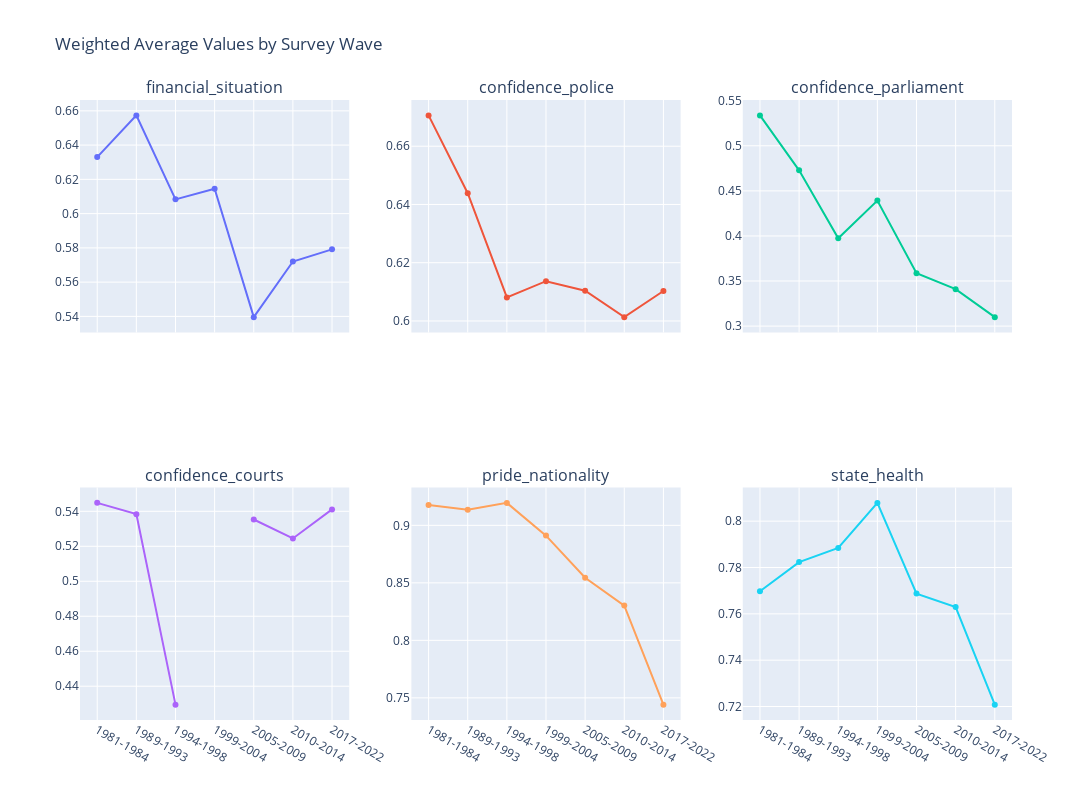

Notebook cell for this chart:
### Code cell
import plotly.graph_objects as go
from plotly.subplots import make_subplots

columns_of_interest = [col for col in df_avg_values.columns if col not in ['survey_wave_number', 'period']]

# Determine the number of columns for the subplot grid
num_columns = 3
num_rows = (len(columns_of_interest) + num_columns - 1) // num_columns

# Create a subplot figure
fig = make_subplots(
    rows=num_rows, cols=num_columns,
    shared_xaxes=True,
    subplot_titles=columns_of_interest
)

# Add a line plot for each column of interest
for i, column in enumerate(columns_of_interest):
    row = i // num_columns + 1
    col = i % num_columns + 1
    fig.add_trace(
        go.Scatter(
            x=df_avg_values['period'],
            y=df_avg_values[column],
            mode='lines+markers',
            name=column
        ),
        row=row, col=col
    )

# Update layout
fig.update_layout(
    height=400 * num_rows,  # Adjust height as needed
    width=1500,
    title_text='Weighted Average Values by Survey Wave',
    showlegend=False  # Hide legend to avoid redundancy
)

# Show the plot
fig.show()

### Figure 1 — Plotly figure (JSON) as saved in the notebook; plotly's stock layout.template omitted (floating-point values rounded to 4 significant figures)
{"data": [{"mode": "lines+markers", "name": "financial_situation", "type": "scatter", "x": ["1981-1984", "1989-1993", "1994-1998", "1999-2004", "2005-2009", "2010-2014", "2017-2022"], "xaxis": "x", "y": [0.633, 0.6573, 0.6083, 0.6145, 0.5396, 0.572, 0.5791], "yaxis": "y"}, {"mode": "lines+markers", "name": "confidence_police", "type": "scatter", "x": ["1981-1984", "1989-1993", "1994-1998", "1999-2004", "2005-2009", "2010-2014", "2017-2022"], "xaxis": "x2", "y": [0.6706, 0.6439, 0.6081, 0.6137, 0.6104, 0.6013, 0.6103], "yaxis": "y2"}, {"mode": "lines+markers", "name": "confidence_parliament", "type": "scatter", "x": ["1981-1984", "1989-1993", "1994-1998", "1999-2004", "2005-2009", "2010-2014", "2017-2022"], "xaxis": "x3", "y": [0.5337, 0.4727, 0.3974, 0.4393, 0.3586, 0.341, 0.31], "yaxis": "y3"}, {"mode": "lines+markers", "name": "confidence_courts", "type": "scatter", "x": ["1981-1984", "1989-1993", "1994-1998", "1999-2004", "2005-2009", "2010-2014", "2017-2022"], "xaxis": "x4", "y": [0.5448, 0.5384, 0.4295, null, 0.5353, 0.5245, 0.5411], "yaxis": "y4"}, {"mode": "lines+markers", "name": "pride_nationality", "type": "scatter", "x": ["1981-1984", "1989-1993", "1994-1998", "1999-2004", "2005-2009", "2010-2014", "2017-2022"], "xaxis": "x5", "y": [0.9176, 0.9136, 0.9195, 0.8911, 0.8544, 0.8303, 0.7441], "yaxis": "y5"}, {"mode": "lines+markers", "name": "state_health", "type": "scatter", "x": ["1981-1984", "1989-1993", "1994-1998", "1999-2004", "2005-2009", "2010-2014", "2017-2022"], "xaxis": "x6", "y": [0.7697, 0.7823, 0.7885, 0.8079, 0.7687, 0.7629, 0.7208], "yaxis": "y6"}], "layout": {"annotations": [{"font": {"size": 16}, "showarrow": false, "text": "financial_situation", "x": 0.1444, "xanchor": "center", "xref": "paper", "y": 1, "yanchor": "bottom", "yref": "paper"}, {"font": {"size": 16}, "showarrow": false, "text": "confidence_police", "x": 0.5, "xanchor": "center", "xref": "paper", "y": 1, "yanchor": "bottom", "yref": "paper"}, {"font": {"size": 16}, "showarrow": false, "text": "confidence_parliament", "x": 0.8556, "xanchor": "center", "xref": "paper", "y": 1, "yanchor": "bottom", "yref": "paper"}, {"font": {"size": 16}, "showarrow": false, "text": "confidence_courts", "x": 0.1444, "xanchor": "center", "xref": "paper", "y": 0.375, "yanchor": "bottom", "yref": "paper"}, {"font": {"size": 16}, "showarrow": false, "text": "pride_nationality", "x": 0.5, "xanchor": "center", "xref": "paper", "y": 0.375, "yanchor": "bottom", "yref": "paper"}, {"font": {"size": 16}, "showarrow": false, "text": "state_health", "x": 0.8556, "xanchor": "center", "xref": "paper", "y": 0.375, "yanchor": "bottom", "yref": "paper"}], "height": 800, "showlegend": false, "title": {"text": "Weighted Average Values by Survey Wave"}, "width": 1500, "xaxis": {"anchor": "y", "domain": [0, 0.2889], "matches": "x4", "showticklabels": false}, "xaxis2": {"anchor": "y2", "domain": [0.3556, 0.6444], "matches": "x5", "showticklabels": false}, "xaxis3": {"anchor": "y3", "domain": [0.7111, 1], "matches": "x6", "showticklabels": false}, "xaxis4": {"anchor": "y4", "domain": [0, 0.2889]}, "xaxis5": {"anchor": "y5", "domain": [0.3556, 0.6444]}, "xaxis6": {"anchor": "y6", "domain": [0.7111, 1]}, "yaxis": {"anchor": "x", "domain": [0.625, 1]}, "yaxis2": {"anchor": "x2", "domain": [0.625, 1]}, "yaxis3": {"anchor": "x3", "domain": [0.625, 1]}, "yaxis4": {"anchor": "x4", "domain": [0, 0.375]}, "yaxis5": {"anchor": "x5", "domain": [0, 0.375]}, "yaxis6": {"anchor": "x6", "domain": [0, 0.375]}}}
